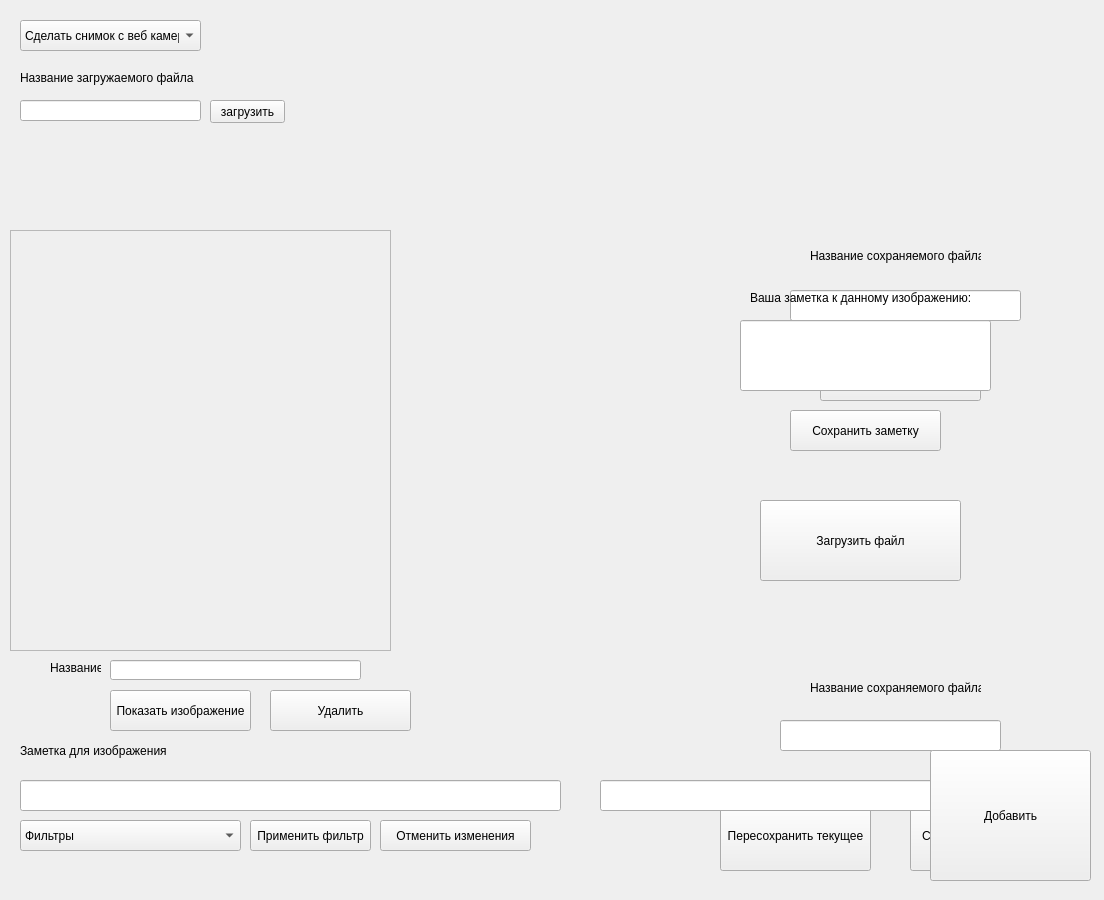
<?xml version="1.0" encoding="UTF-8"?>
<ui version="4.0">
 <class>Form</class>
 <widget class="QWidget" name="Form">
  <property name="geometry">
   <rect>
    <x>0</x>
    <y>0</y>
    <width>1104</width>
    <height>900</height>
   </rect>
  </property>
  <property name="windowTitle">
   <string>Form</string>
  </property>
  <widget class="QComboBox" name="modes">
   <property name="geometry">
    <rect>
     <x>20</x>
     <y>20</y>
     <width>181</width>
     <height>31</height>
    </rect>
   </property>
   <item>
    <property name="text">
     <string>Сделать снимок с веб камеры</string>
    </property>
   </item>
   <item>
    <property name="text">
     <string>Редактор</string>
    </property>
   </item>
   <item>
    <property name="text">
     <string>Просмотр</string>
    </property>
   </item>
   <item>
    <property name="text">
     <string>Добавить файл</string>
    </property>
   </item>
  </widget>
  <widget class="QLabel" name="veb_screen">
   <property name="geometry">
    <rect>
     <x>20</x>
     <y>70</y>
     <width>640</width>
     <height>640</height>
    </rect>
   </property>
   <property name="text">
    <string/>
   </property>
  </widget>
  <widget class="QPushButton" name="save_button">
   <property name="geometry">
    <rect>
     <x>820</x>
     <y>350</y>
     <width>161</width>
     <height>51</height>
    </rect>
   </property>
   <property name="text">
    <string>Сохранить изображение</string>
   </property>
  </widget>
  <widget class="QLineEdit" name="name_file">
   <property name="geometry">
    <rect>
     <x>790</x>
     <y>290</y>
     <width>231</width>
     <height>31</height>
    </rect>
   </property>
  </widget>
  <widget class="QLabel" name="label_2">
   <property name="geometry">
    <rect>
     <x>810</x>
     <y>240</y>
     <width>171</width>
     <height>31</height>
    </rect>
   </property>
   <property name="text">
    <string>Название сохраняемого файла</string>
   </property>
  </widget>
  <widget class="QLabel" name="eror_label">
   <property name="geometry">
    <rect>
     <x>750</x>
     <y>460</y>
     <width>231</width>
     <height>21</height>
    </rect>
   </property>
   <property name="text">
    <string/>
   </property>
  </widget>
  <widget class="QLineEdit" name="load_name">
   <property name="geometry">
    <rect>
     <x>20</x>
     <y>100</y>
     <width>181</width>
     <height>21</height>
    </rect>
   </property>
  </widget>
  <widget class="QLabel" name="loaded_image">
   <property name="geometry">
    <rect>
     <x>20</x>
     <y>170</y>
     <width>640</width>
     <height>640</height>
    </rect>
   </property>
   <property name="text">
    <string/>
   </property>
  </widget>
  <widget class="QPushButton" name="save_loaded_but">
   <property name="geometry">
    <rect>
     <x>910</x>
     <y>800</y>
     <width>161</width>
     <height>71</height>
    </rect>
   </property>
   <property name="text">
    <string>Сохранить изображение</string>
   </property>
  </widget>
  <widget class="QComboBox" name="filters">
   <property name="enabled">
    <bool>true</bool>
   </property>
   <property name="geometry">
    <rect>
     <x>20</x>
     <y>820</y>
     <width>221</width>
     <height>31</height>
    </rect>
   </property>
   <property name="currentText">
    <string>Фильтры</string>
   </property>
   <item>
    <property name="text">
     <string>Фильтры</string>
    </property>
   </item>
   <item>
    <property name="text">
     <string>Размытие</string>
    </property>
   </item>
   <item>
    <property name="text">
     <string>Только красный канал</string>
    </property>
   </item>
   <item>
    <property name="text">
     <string>Только синий канал</string>
    </property>
   </item>
   <item>
    <property name="text">
     <string>Только зеленый канал</string>
    </property>
   </item>
   <item>
    <property name="text">
     <string>Черно-Белый</string>
    </property>
   </item>
   <item>
    <property name="text">
     <string>Альтернативные цвета</string>
    </property>
   </item>
   <item>
    <property name="text">
     <string>Сепия</string>
    </property>
   </item>
   <item>
    <property name="text">
     <string>Сделать ярче</string>
    </property>
   </item>
  </widget>
  <widget class="QPushButton" name="load_but">
   <property name="geometry">
    <rect>
     <x>210</x>
     <y>100</y>
     <width>75</width>
     <height>23</height>
    </rect>
   </property>
   <property name="text">
    <string>загрузить</string>
   </property>
  </widget>
  <widget class="QLabel" name="label">
   <property name="geometry">
    <rect>
     <x>20</x>
     <y>70</y>
     <width>181</width>
     <height>16</height>
    </rect>
   </property>
   <property name="text">
    <string>Название загружаемого файла</string>
   </property>
  </widget>
  <widget class="QPushButton" name="discard_but">
   <property name="geometry">
    <rect>
     <x>380</x>
     <y>820</y>
     <width>151</width>
     <height>31</height>
    </rect>
   </property>
   <property name="text">
    <string>Отменить изменения</string>
   </property>
  </widget>
  <widget class="QLabel" name="load_eror_label">
   <property name="geometry">
    <rect>
     <x>20</x>
     <y>130</y>
     <width>261</width>
     <height>16</height>
    </rect>
   </property>
   <property name="text">
    <string/>
   </property>
  </widget>
  <widget class="QPushButton" name="use_filter_but">
   <property name="geometry">
    <rect>
     <x>250</x>
     <y>820</y>
     <width>121</width>
     <height>31</height>
    </rect>
   </property>
   <property name="text">
    <string>Применить фильтр</string>
   </property>
  </widget>
  <widget class="QLabel" name="label_3">
   <property name="geometry">
    <rect>
     <x>810</x>
     <y>680</y>
     <width>171</width>
     <height>16</height>
    </rect>
   </property>
   <property name="text">
    <string>Название сохраняемого файла</string>
   </property>
  </widget>
  <widget class="QLineEdit" name="saved_name">
   <property name="geometry">
    <rect>
     <x>780</x>
     <y>720</y>
     <width>221</width>
     <height>31</height>
    </rect>
   </property>
  </widget>
  <widget class="QPushButton" name="resave_but">
   <property name="geometry">
    <rect>
     <x>720</x>
     <y>800</y>
     <width>151</width>
     <height>71</height>
    </rect>
   </property>
   <property name="text">
    <string>Пересохранить текущее</string>
   </property>
  </widget>
  <widget class="QLabel" name="saved_eror_label">
   <property name="geometry">
    <rect>
     <x>760</x>
     <y>770</y>
     <width>271</width>
     <height>16</height>
    </rect>
   </property>
   <property name="text">
    <string/>
   </property>
  </widget>
  <widget class="QLabel" name="label_4">
   <property name="geometry">
    <rect>
     <x>20</x>
     <y>740</y>
     <width>271</width>
     <height>21</height>
    </rect>
   </property>
   <property name="text">
    <string>Заметка для изображения</string>
   </property>
  </widget>
  <widget class="QLineEdit" name="note_text">
   <property name="geometry">
    <rect>
     <x>20</x>
     <y>780</y>
     <width>541</width>
     <height>31</height>
    </rect>
   </property>
   <property name="autoFillBackground">
    <bool>false</bool>
   </property>
   <property name="text">
    <string/>
   </property>
   <property name="cursorPosition">
    <number>0</number>
   </property>
   <property name="clearButtonEnabled">
    <bool>false</bool>
   </property>
  </widget>
  <widget class="QLabel" name="label_5">
   <property name="geometry">
    <rect>
     <x>750</x>
     <y>290</y>
     <width>231</width>
     <height>16</height>
    </rect>
   </property>
   <property name="text">
    <string>Ваша заметка к данному изображению:</string>
   </property>
  </widget>
  <widget class="QLineEdit" name="note">
   <property name="enabled">
    <bool>true</bool>
   </property>
   <property name="geometry">
    <rect>
     <x>740</x>
     <y>320</y>
     <width>251</width>
     <height>71</height>
    </rect>
   </property>
  </widget>
  <widget class="QPushButton" name="save_red_note">
   <property name="geometry">
    <rect>
     <x>790</x>
     <y>410</y>
     <width>151</width>
     <height>41</height>
    </rect>
   </property>
   <property name="text">
    <string>Сохранить заметку</string>
   </property>
  </widget>
  <widget class="QPushButton" name="db_show_but">
   <property name="geometry">
    <rect>
     <x>110</x>
     <y>690</y>
     <width>141</width>
     <height>41</height>
    </rect>
   </property>
   <property name="text">
    <string>Показать изображение</string>
   </property>
  </widget>
  <widget class="QLabel" name="db_image">
   <property name="geometry">
    <rect>
     <x>430</x>
     <y>120</y>
     <width>640</width>
     <height>640</height>
    </rect>
   </property>
   <property name="text">
    <string/>
   </property>
  </widget>
  <widget class="QLineEdit" name="db_note">
   <property name="geometry">
    <rect>
     <x>600</x>
     <y>780</y>
     <width>471</width>
     <height>31</height>
    </rect>
   </property>
  </widget>
  <widget class="QTableView" name="db_table">
   <property name="enabled">
    <bool>false</bool>
   </property>
   <property name="geometry">
    <rect>
     <x>10</x>
     <y>230</y>
     <width>381</width>
     <height>421</height>
    </rect>
   </property>
  </widget>
  <widget class="QLabel" name="note_eror_label">
   <property name="geometry">
    <rect>
     <x>760</x>
     <y>380</y>
     <width>211</width>
     <height>21</height>
    </rect>
   </property>
   <property name="text">
    <string/>
   </property>
  </widget>
  <widget class="QLineEdit" name="db_name">
   <property name="geometry">
    <rect>
     <x>110</x>
     <y>660</y>
     <width>251</width>
     <height>20</height>
    </rect>
   </property>
  </widget>
  <widget class="QLabel" name="label_6">
   <property name="geometry">
    <rect>
     <x>50</x>
     <y>660</y>
     <width>51</width>
     <height>16</height>
    </rect>
   </property>
   <property name="text">
    <string>Название:</string>
   </property>
  </widget>
  <widget class="QLabel" name="db_eror_label">
   <property name="geometry">
    <rect>
     <x>380</x>
     <y>660</y>
     <width>231</width>
     <height>16</height>
    </rect>
   </property>
   <property name="text">
    <string/>
   </property>
  </widget>
  <widget class="QPushButton" name="del_from_bd">
   <property name="geometry">
    <rect>
     <x>270</x>
     <y>690</y>
     <width>141</width>
     <height>41</height>
    </rect>
   </property>
   <property name="text">
    <string>Удалить</string>
   </property>
  </widget>
  <widget class="QLabel" name="dialog_image">
   <property name="geometry">
    <rect>
     <x>20</x>
     <y>150</y>
     <width>640</width>
     <height>640</height>
    </rect>
   </property>
   <property name="text">
    <string/>
   </property>
  </widget>
  <widget class="QPushButton" name="load_dialog">
   <property name="geometry">
    <rect>
     <x>760</x>
     <y>500</y>
     <width>201</width>
     <height>81</height>
    </rect>
   </property>
   <property name="text">
    <string>Загрузить файл</string>
   </property>
  </widget>
  <widget class="QLabel" name="note_look">
   <property name="geometry">
    <rect>
     <x>510</x>
     <y>780</y>
     <width>541</width>
     <height>31</height>
    </rect>
   </property>
   <property name="text">
    <string/>
   </property>
  </widget>
  <widget class="QPushButton" name="repeat_save_but">
   <property name="geometry">
    <rect>
     <x>930</x>
     <y>750</y>
     <width>161</width>
     <height>131</height>
    </rect>
   </property>
   <property name="text">
    <string>Добавить</string>
   </property>
  </widget>
  <zorder>db_image</zorder>
  <zorder>modes</zorder>
  <zorder>veb_screen</zorder>
  <zorder>save_button</zorder>
  <zorder>name_file</zorder>
  <zorder>label_2</zorder>
  <zorder>eror_label</zorder>
  <zorder>load_name</zorder>
  <zorder>loaded_image</zorder>
  <zorder>save_loaded_but</zorder>
  <zorder>filters</zorder>
  <zorder>load_but</zorder>
  <zorder>label</zorder>
  <zorder>discard_but</zorder>
  <zorder>load_eror_label</zorder>
  <zorder>use_filter_but</zorder>
  <zorder>label_3</zorder>
  <zorder>saved_name</zorder>
  <zorder>resave_but</zorder>
  <zorder>saved_eror_label</zorder>
  <zorder>label_4</zorder>
  <zorder>note_text</zorder>
  <zorder>label_5</zorder>
  <zorder>note</zorder>
  <zorder>save_red_note</zorder>
  <zorder>db_show_but</zorder>
  <zorder>db_note</zorder>
  <zorder>db_table</zorder>
  <zorder>note_eror_label</zorder>
  <zorder>db_name</zorder>
  <zorder>label_6</zorder>
  <zorder>db_eror_label</zorder>
  <zorder>del_from_bd</zorder>
  <zorder>dialog_image</zorder>
  <zorder>load_dialog</zorder>
  <zorder>note_look</zorder>
  <zorder>repeat_save_but</zorder>
 </widget>
 <resources/>
 <connections/>
</ui>
